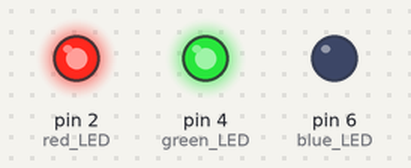
The sketch below on a simulated Arduino Uno, built with avr-gcc and run on an emulated ATmega328P. Shown: output pins drawn as LEDs (lit = HIGH).

Above: at 0.3 s.
At 1.35 s:
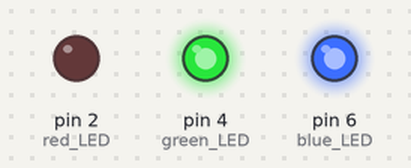
At 1.6 s:
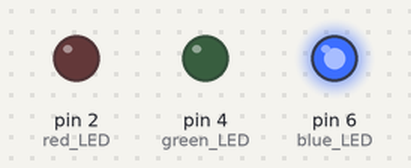
At 2.65 s:
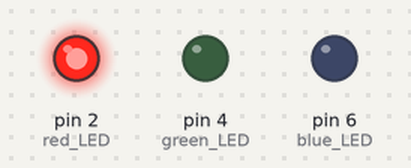
At 3.5 s:
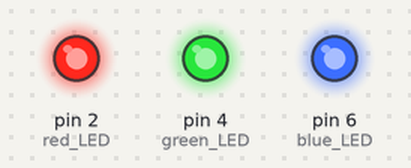
At 4.8 s:
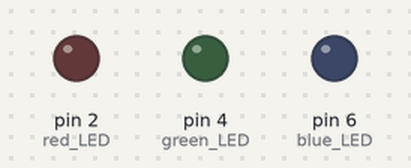
Timing chart, 0 to 6.0 s (numbered marks = the images above):
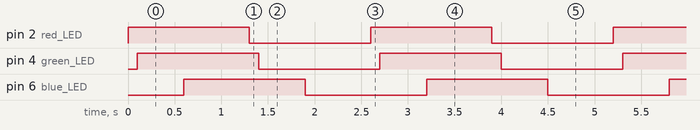

Measured:
- by itself, pin 2 (red_LED), pin 4 (green_LED), pin 6 (blue_LED): alternates HIGH for 1.3 s and LOW for 1.3 s
- by itself, everything shown: repeats every 2.6 s, in 6 steps

The sketch:

04_Red_Green_Blue_Blinking_SOS.ino
```cpp
// Create a red, green, and blue circuit
// Red: blink 5 times fast
// Green: blink 10 times slow
// Blue: blink 15 times real slow

int red_LED = 2;
int red_blink = 100;

int green_LED = 4;
int green_blink = 500;

int blue_LED = 6;
int blue_blink = 700;

void setup() {
  // put your setup code here, to run once:
  pinMode(red_LED, OUTPUT);
  pinMode(green_LED, OUTPUT);
  pinMode(blue_LED, OUTPUT);
}

void loop() {
  // put your main code here, to run repeatedly:
  digitalWrite(red_LED, HIGH);
  delay(red_blink);
  digitalWrite(green_LED, HIGH);
  delay(green_blink);
  digitalWrite(blue_LED, HIGH);
  delay(blue_blink);
  digitalWrite(red_LED, LOW);
  delay(red_blink);
  digitalWrite(green_LED, LOW);
  delay(green_blink);
  digitalWrite(blue_LED, LOW);
  delay(blue_blink);

  /*
  digitalWrite(green_LED, HIGH);
  delay(green_blink);
  digitalWrite(green_LED, LOW);
  delay(green_blink);

  digitalWrite(blue_LED, HIGH);
  delay(blue_blink);
  digitalWrite(blue_LED, LOW);
  delay(blue_blink);
  */
}
```
